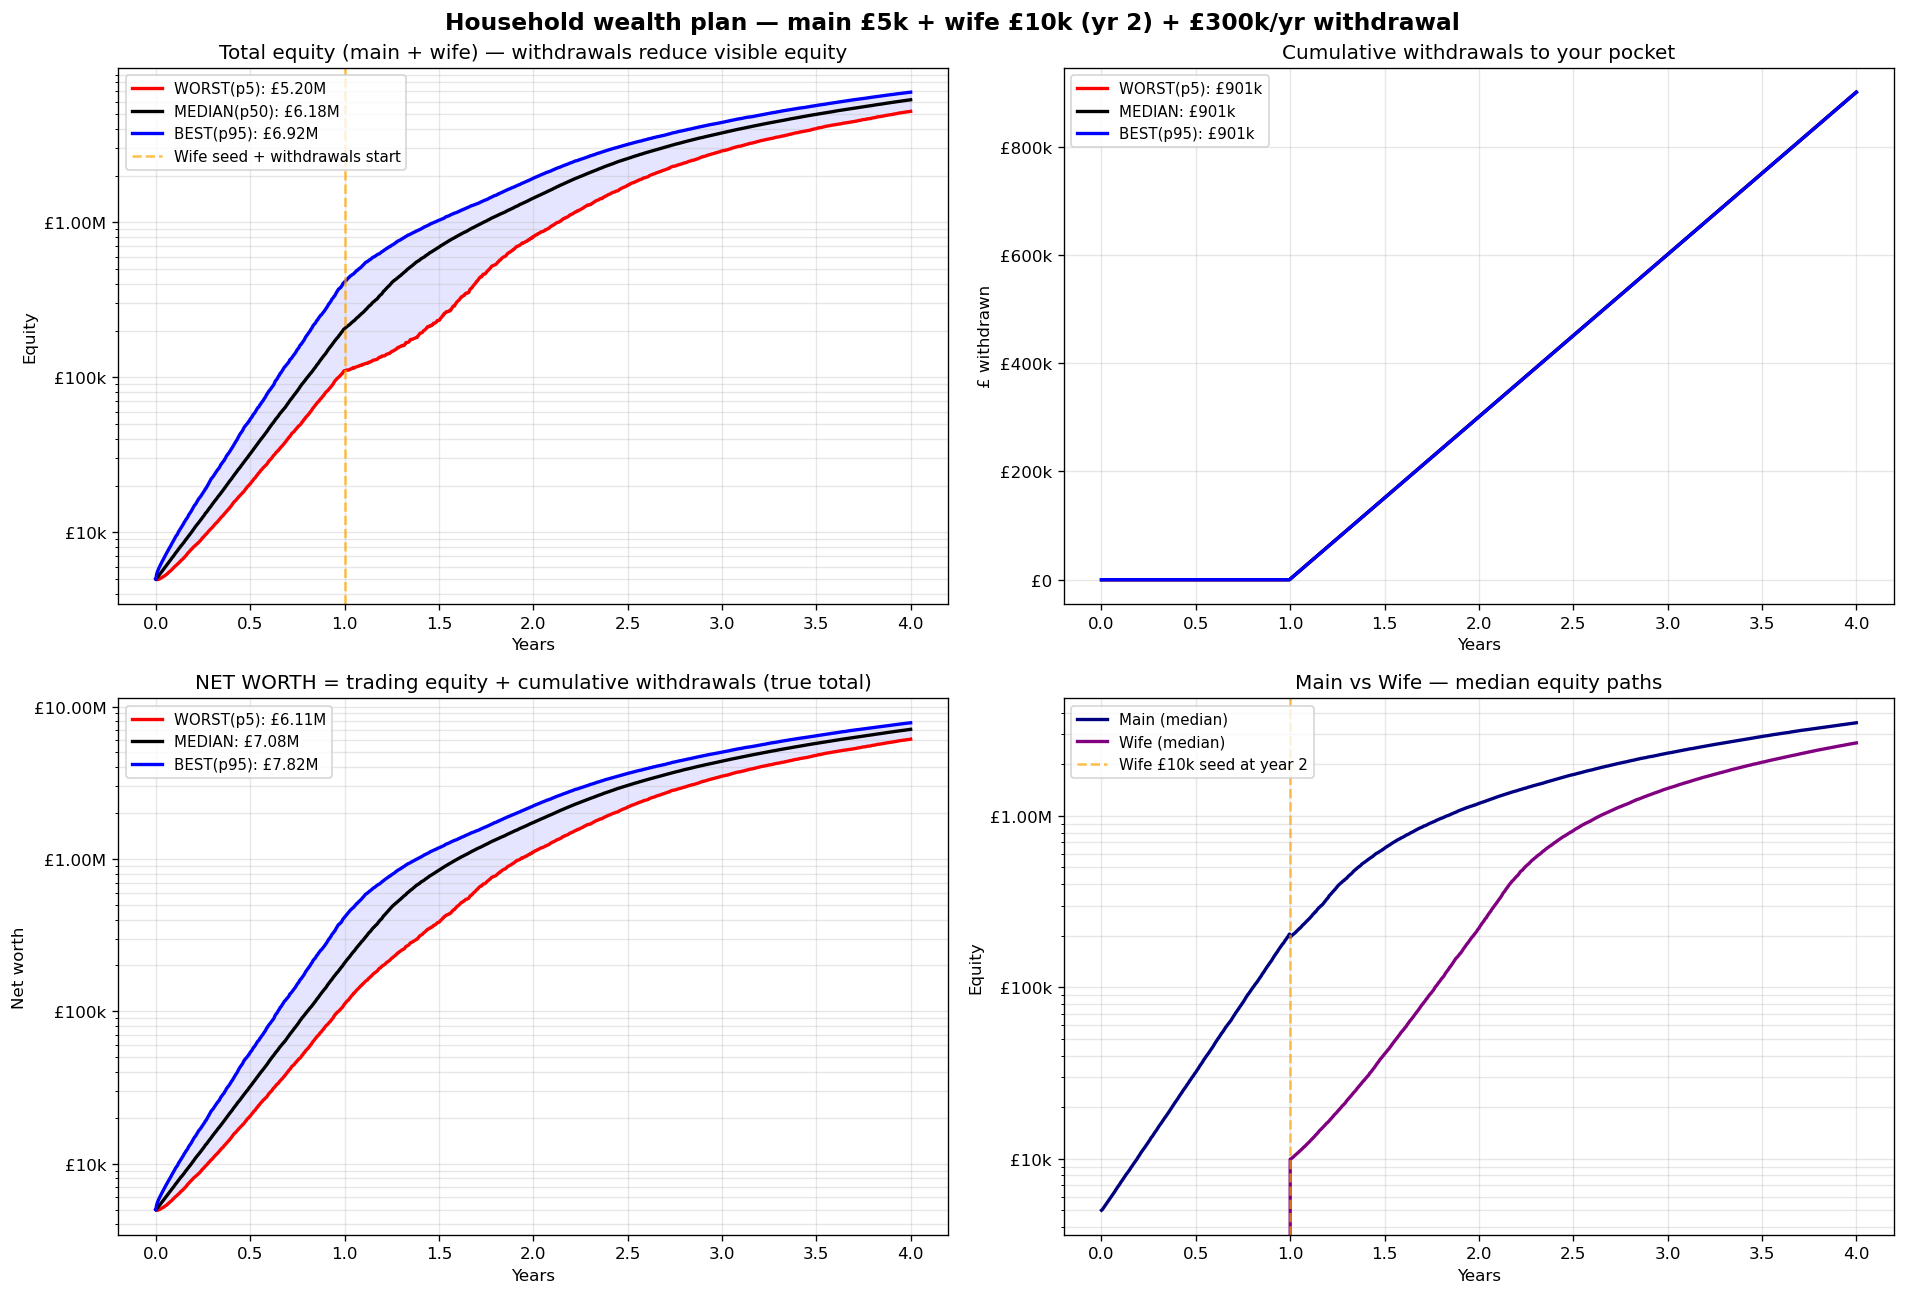

This figure's Python source:
"""
MC simulation: main account + wife account + annual withdrawals.
  Year 0: main starts £5k, compound 1e-4, cap £35/pt
  End Year 1: £10k of profits moved to wife's account (wife starts year 2)
  Year 2+: withdraw £300k/year total, split pro-rata between accounts
"""
import os, sys, numpy as np, pandas as pd
import matplotlib
matplotlib.use("Agg")
import matplotlib.pyplot as plt
from matplotlib.ticker import FuncFormatter
sys.path.insert(0, os.path.dirname(os.path.abspath(__file__)))

SPREAD = {"DAX": 1.5, "US30": 2.75, "NIKKEI": 7.0}
SLIP = {"DAX": 1.0, "US30": 3.0, "NIKKEI": 4.0}
TRADES_CACHE = "/root/asrs-bot/data/variant_b_fade_trades.parquet"
UPLIFT = 1.06

import backtest as bt
from backtest_v2_atr import filter_combined
for _c in bt.INSTRUMENTS.values(): _c["max_entries"] = 3

# Params
MAIN_START = 5000
WIFE_SEED_AMOUNT = 10000   # moved from main at end of year 1
WIFE_START_DAY = 252       # year 2 trading day 1 (252 trading days/yr)
ANNUAL_WITHDRAWAL = 300_000
WITHDRAW_PER_DAY = ANNUAL_WITHDRAWAL / 252
WITHDRAW_START_DAY = 252    # withdrawals start year 2 too
DAYS = 252 * 4              # 4 years
RUNS = 3000
MIN_STAKE = 0.50
MAX_STAKE = 35.0
FACTOR = 1e-4


def fmt_gbp(x, _=None):
    if x <= 0: return "£0"
    if abs(x) < 1000: return f"£{x:.0f}"
    if abs(x) < 1_000_000: return f"£{x/1000:.0f}k"
    if abs(x) < 1_000_000_000: return f"£{x/1_000_000:.2f}M"
    return f"£{x/1_000_000_000:.2f}B"


def simulate_household(daily_pts_main, daily_pts_wife, seed):
    """Simulate main + wife household with withdrawals."""
    rng = np.random.default_rng(seed)
    sample_main = rng.choice(daily_pts_main, size=DAYS, replace=True)
    sample_wife = rng.choice(daily_pts_wife, size=DAYS, replace=True)

    main_eq = np.zeros(DAYS + 1)
    wife_eq = np.zeros(DAYS + 1)
    cum_withdrawn = np.zeros(DAYS + 1)
    main_eq[0] = MAIN_START

    for i in range(DAYS):
        # Trading pnl for main
        stake_main = MIN_STAKE if main_eq[i] < 0.01 else max(MIN_STAKE, min(MAX_STAKE, main_eq[i] * FACTOR))
        main_eq[i+1] = main_eq[i] + sample_main[i] * stake_main

        # Wife's trading (only after wife start day)
        if i >= WIFE_START_DAY and wife_eq[i] > 0:
            stake_wife = max(MIN_STAKE, min(MAX_STAKE, wife_eq[i] * FACTOR))
            wife_eq[i+1] = wife_eq[i] + sample_wife[i] * stake_wife
        else:
            wife_eq[i+1] = wife_eq[i]

        cum_withdrawn[i+1] = cum_withdrawn[i]

        # End of year 1: seed wife account from main
        if i + 1 == WIFE_START_DAY:
            if main_eq[i+1] >= WIFE_SEED_AMOUNT:
                main_eq[i+1] -= WIFE_SEED_AMOUNT
                wife_eq[i+1] = WIFE_SEED_AMOUNT

        # Withdrawals from year 2 day 1 onwards, pro-rata
        if i + 1 >= WITHDRAW_START_DAY:
            total = main_eq[i+1] + wife_eq[i+1]
            if total > WITHDRAW_PER_DAY:
                main_share = main_eq[i+1] / total if total > 0 else 0.5
                withdraw_main = WITHDRAW_PER_DAY * main_share
                withdraw_wife = WITHDRAW_PER_DAY - withdraw_main
                main_eq[i+1] -= withdraw_main
                wife_eq[i+1] -= withdraw_wife
                cum_withdrawn[i+1] += WITHDRAW_PER_DAY

        if main_eq[i+1] < 0: main_eq[i+1] = 0
        if wife_eq[i+1] < 0: wife_eq[i+1] = 0

    return main_eq, wife_eq, cum_withdrawn


def main():
    df = pd.read_parquet(TRADES_CACHE)
    if "is_fade" not in df.columns: df["is_fade"] = False
    df["is_fade"] = df["is_fade"].fillna(False).astype(bool)
    df = df.reset_index(drop=True)
    df["_base_signal"] = df["signal"].str.replace("_FADE", "", regex=False)
    orig_win = {}
    for (date, sig), group in df.groupby(["date", "_base_signal"], sort=False):
        q = group[(~group.is_fade) & (group.reason == "TRAIL_WIN") & (group.pnl_pts > 0)]["pnl_pts"].tolist()
        fades = group[group.is_fade]
        for i, (idx, _) in enumerate(fades.iterrows()):
            if i < len(q): orig_win[idx] = q[i]
    fade = df[df.is_fade].copy()
    fade["orig_win"] = fade.index.map(orig_win)
    fade_f = fade[fade["orig_win"].fillna(0) >= 20].copy()
    base = df[~df.is_fade].copy()
    base_f = filter_combined(base)

    def apply_friction(d):
        d = d.copy()
        d["spread_cost"] = d["instrument"].map(SPREAD)
        d["slip_cost"] = np.where(d["pnl_pts"] < 0, d["instrument"].map(SLIP), 0)
        d["pnl_net"] = (d["pnl_pts"] - d["spread_cost"] - d["slip_cost"]) * UPLIFT
        return d
    base_f = apply_friction(base_f); fade_f = apply_friction(fade_f)
    combined = pd.concat([base_f, fade_f], ignore_index=True)
    daily = combined.groupby(pd.to_datetime(combined["date"]).dt.date)["pnl_net"].sum().values
    print(f"Daily samples: {len(daily)}  mean={daily.mean():+.1f}pt")

    # MC
    mains = np.empty((RUNS, DAYS + 1))
    wives = np.empty((RUNS, DAYS + 1))
    withdraws = np.empty((RUNS, DAYS + 1))
    for r in range(RUNS):
        m, w, wd = simulate_household(daily, daily, seed=r)
        mains[r] = m; wives[r] = w; withdraws[r] = wd
    total_eq = mains + wives
    net_worth = total_eq + withdraws   # equity plus cumulative cash taken out

    print(f"\n{'='*100}")
    print(f"  4-YEAR HOUSEHOLD PLAN — compound 1e-4, cap £35/pt")
    print(f"  Year 1: main only (£5k start)")
    print(f"  Year 2 start: seed wife £10k from main")
    print(f"  Year 2+: withdraw £{ANNUAL_WITHDRAWAL:,}/year (£{WITHDRAW_PER_DAY:.0f}/day) pro-rata")
    print(f"{'='*100}")

    checkpoints = [252, 504, 756, 1008]  # end of year 1, 2, 3, 4
    for i, dy in enumerate(checkpoints, start=1):
        eq_p50 = np.percentile(total_eq[:, dy], 50)
        eq_p5 = np.percentile(total_eq[:, dy], 5)
        eq_p95 = np.percentile(total_eq[:, dy], 95)
        wd_p50 = np.percentile(withdraws[:, dy], 50)
        nw_p50 = np.percentile(net_worth[:, dy], 50)
        nw_p5 = np.percentile(net_worth[:, dy], 5)
        nw_p95 = np.percentile(net_worth[:, dy], 95)
        main_p50 = np.percentile(mains[:, dy], 50)
        wife_p50 = np.percentile(wives[:, dy], 50)
        print(f"\n  End Year {i} (day {dy}):")
        print(f"    MAIN equity p50:     {fmt_gbp(main_p50)}")
        print(f"    WIFE equity p50:     {fmt_gbp(wife_p50)}")
        print(f"    Total equity p50:    {fmt_gbp(eq_p50)}  (p5 {fmt_gbp(eq_p5)} — p95 {fmt_gbp(eq_p95)})")
        print(f"    Cumulative withdrawn {fmt_gbp(wd_p50)}")
        print(f"    NET WORTH p50:       {fmt_gbp(nw_p50)}  (p5 {fmt_gbp(nw_p5)} — p95 {fmt_gbp(nw_p95)})")

    # Plot
    fig, axes = plt.subplots(2, 2, figsize=(16, 11))
    days_axis = np.arange(DAYS + 1) / 252

    # Top-left: total equity bands
    ax = axes[0, 0]
    for p, c, lbl in [(5, "red", "WORST(p5)"), (50, "black", "MEDIAN(p50)"), (95, "blue", "BEST(p95)")]:
        band = np.percentile(total_eq, p, axis=0)
        ax.plot(days_axis, band, color=c, label=f"{lbl}: {fmt_gbp(band[-1])}", linewidth=2)
    ax.fill_between(days_axis,
                    np.percentile(total_eq, 5, axis=0),
                    np.percentile(total_eq, 95, axis=0),
                    color="blue", alpha=0.1)
    ax.axvline(1.0, color="orange", linestyle="--", alpha=0.7, label="Wife seed + withdrawals start")
    ax.set_title("Total equity (main + wife) — withdrawals reduce visible equity")
    ax.set_xlabel("Years"); ax.set_ylabel("Equity")
    ax.set_yscale("log")
    ax.yaxis.set_major_formatter(FuncFormatter(fmt_gbp))
    ax.grid(alpha=0.3, which="both")
    ax.legend(loc="upper left", fontsize=9)

    # Top-right: cumulative withdrawals
    ax = axes[0, 1]
    for p, c, lbl in [(5, "red", "WORST(p5)"), (50, "black", "MEDIAN"), (95, "blue", "BEST(p95)")]:
        band = np.percentile(withdraws, p, axis=0)
        ax.plot(days_axis, band, color=c, label=f"{lbl}: {fmt_gbp(band[-1])}", linewidth=2)
    ax.set_title("Cumulative withdrawals to your pocket")
    ax.set_xlabel("Years"); ax.set_ylabel("£ withdrawn")
    ax.yaxis.set_major_formatter(FuncFormatter(fmt_gbp))
    ax.grid(alpha=0.3)
    ax.legend(loc="upper left", fontsize=9)

    # Bottom-left: net worth (equity + cash taken out)
    ax = axes[1, 0]
    for p, c, lbl in [(5, "red", "WORST(p5)"), (50, "black", "MEDIAN"), (95, "blue", "BEST(p95)")]:
        band = np.percentile(net_worth, p, axis=0)
        ax.plot(days_axis, band, color=c, label=f"{lbl}: {fmt_gbp(band[-1])}", linewidth=2)
    ax.fill_between(days_axis,
                    np.percentile(net_worth, 5, axis=0),
                    np.percentile(net_worth, 95, axis=0),
                    color="blue", alpha=0.1)
    ax.set_title("NET WORTH = trading equity + cumulative withdrawals (true total)")
    ax.set_xlabel("Years"); ax.set_ylabel("Net worth")
    ax.set_yscale("log")
    ax.yaxis.set_major_formatter(FuncFormatter(fmt_gbp))
    ax.grid(alpha=0.3, which="both")
    ax.legend(loc="upper left", fontsize=9)

    # Bottom-right: main vs wife split (median)
    ax = axes[1, 1]
    ax.plot(days_axis, np.percentile(mains, 50, axis=0), label="Main (median)", linewidth=2, color="navy")
    ax.plot(days_axis, np.percentile(wives, 50, axis=0), label="Wife (median)", linewidth=2, color="purple")
    ax.axvline(1.0, color="orange", linestyle="--", alpha=0.7, label="Wife £10k seed at year 2")
    ax.set_title("Main vs Wife — median equity paths")
    ax.set_xlabel("Years"); ax.set_ylabel("Equity")
    ax.set_yscale("log")
    ax.yaxis.set_major_formatter(FuncFormatter(fmt_gbp))
    ax.grid(alpha=0.3, which="both")
    ax.legend(loc="upper left", fontsize=9)

    plt.suptitle(f"Household wealth plan — main £5k + wife £10k (yr 2) + £{ANNUAL_WITHDRAWAL//1000}k/yr withdrawal",
                 fontsize=14, fontweight="bold")
    plt.tight_layout()
    out = "/root/asrs-bot/mc_withdraw_plan.png"
    plt.savefig(out, dpi=120, bbox_inches="tight")
    print(f"\n  Saved → {out}")


if __name__ == "__main__":
    main()
